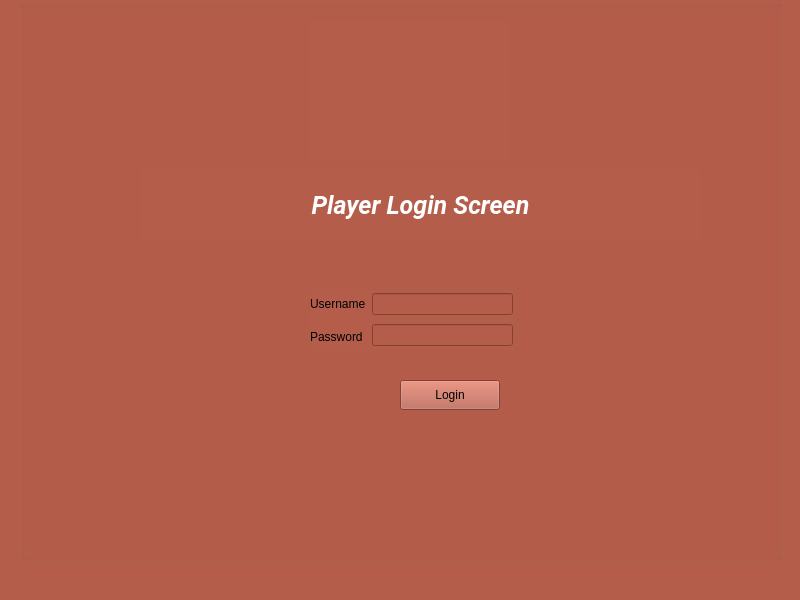
<?xml version="1.0" encoding="UTF-8"?>
<ui version="4.0">
 <class>PlayerLogin</class>
 <widget class="QMainWindow" name="PlayerLogin">
  <property name="geometry">
   <rect>
    <x>0</x>
    <y>0</y>
    <width>800</width>
    <height>600</height>
   </rect>
  </property>
  <property name="windowTitle">
   <string>Player Login</string>
  </property>
  <property name="styleSheet">
   <string notr="true">background-color: #B55D4B;</string>
  </property>
  <widget class="QWidget" name="centralwidget">
   <widget class="QGroupBox" name="groupBox">
    <property name="geometry">
     <rect>
      <x>20</x>
      <y>0</y>
      <width>761</width>
      <height>561</height>
     </rect>
    </property>
    <property name="autoFillBackground">
     <bool>false</bool>
    </property>
    <property name="title">
     <string/>
    </property>
    <widget class="QPushButton" name="pushButton_login_2">
     <property name="geometry">
      <rect>
       <x>380</x>
       <y>380</y>
       <width>100</width>
       <height>30</height>
      </rect>
     </property>
     <property name="text">
      <string>Login</string>
     </property>
    </widget>
    <widget class="QWidget" name="layoutWidget_2">
     <property name="geometry">
      <rect>
       <x>290</x>
       <y>290</y>
       <width>203</width>
       <height>60</height>
      </rect>
     </property>
     <layout class="QHBoxLayout" name="horizontalLayout_2">
      <item>
       <layout class="QVBoxLayout" name="verticalLayout_3">
        <item>
         <widget class="QLabel" name="uname_2">
          <property name="text">
           <string>Username</string>
          </property>
         </widget>
        </item>
        <item>
         <widget class="QLabel" name="pword_2">
          <property name="text">
           <string>Password</string>
          </property>
         </widget>
        </item>
       </layout>
      </item>
      <item>
       <layout class="QVBoxLayout" name="verticalLayout_4">
        <item>
         <widget class="QLineEdit" name="lineEdit_username_2"/>
        </item>
        <item>
         <widget class="QLineEdit" name="lineEdit_password_2">
          <property name="echoMode">
           <enum>QLineEdit::Password</enum>
          </property>
         </widget>
        </item>
       </layout>
      </item>
     </layout>
    </widget>
    <widget class="QLabel" name="label_3">
     <property name="enabled">
      <bool>true</bool>
     </property>
     <property name="geometry">
      <rect>
       <x>290</x>
       <y>20</y>
       <width>200</width>
       <height>140</height>
      </rect>
     </property>
     <property name="text">
      <string>&lt;html&gt;&lt;head/&gt;&lt;body&gt;&lt;p&gt;&lt;img src=&quot;:/new/prefix1/cheers.png&quot;/&gt;&lt;/p&gt;&lt;/body&gt;&lt;/html&gt;</string>
     </property>
     <property name="textFormat">
      <enum>Qt::RichText</enum>
     </property>
     <property name="scaledContents">
      <bool>false</bool>
     </property>
     <property name="alignment">
      <set>Qt::AlignCenter</set>
     </property>
    </widget>
    <widget class="QLabel" name="label_4">
     <property name="geometry">
      <rect>
       <x>120</x>
       <y>170</y>
       <width>561</width>
       <height>71</height>
      </rect>
     </property>
     <property name="font">
      <font>
       <family>Roboto</family>
       <pointsize>-1</pointsize>
       <weight>75</weight>
       <italic>true</italic>
       <bold>true</bold>
      </font>
     </property>
     <property name="styleSheet">
      <string notr="true">
QLabel {
  color:white;
  font-size: 25px;
font-weight: 600;
font-style: italic
}</string>
     </property>
     <property name="text">
      <string>Player Login Screen</string>
     </property>
     <property name="alignment">
      <set>Qt::AlignCenter</set>
     </property>
    </widget>
   </widget>
  </widget>
  <widget class="QMenuBar" name="menubar">
   <property name="geometry">
    <rect>
     <x>0</x>
     <y>0</y>
     <width>800</width>
     <height>22</height>
    </rect>
   </property>
  </widget>
  <widget class="QStatusBar" name="statusbar"/>
 </widget>
 <resources/>
 <connections/>
</ui>
